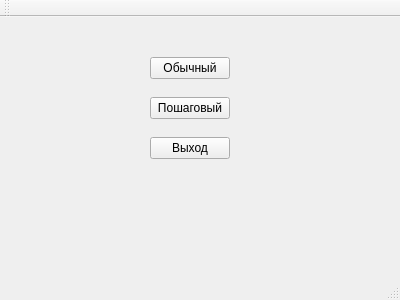
<?xml version="1.0" encoding="UTF-8"?>
<ui version="4.0">
 <class>MainWindow</class>
 <widget class="QMainWindow" name="MainWindow">
  <property name="geometry">
   <rect>
    <x>0</x>
    <y>0</y>
    <width>400</width>
    <height>300</height>
   </rect>
  </property>
  <property name="windowTitle">
   <string>MainWindow</string>
  </property>
  <widget class="QWidget" name="centralWidget">
   <widget class="QPushButton" name="simpleButton">
    <property name="geometry">
     <rect>
      <x>150</x>
      <y>40</y>
      <width>80</width>
      <height>22</height>
     </rect>
    </property>
    <property name="text">
     <string>Обычный</string>
    </property>
   </widget>
   <widget class="QPushButton" name="stepButton">
    <property name="geometry">
     <rect>
      <x>150</x>
      <y>80</y>
      <width>80</width>
      <height>22</height>
     </rect>
    </property>
    <property name="text">
     <string>Пошаговый</string>
    </property>
   </widget>
   <widget class="QPushButton" name="quitButton">
    <property name="geometry">
     <rect>
      <x>150</x>
      <y>120</y>
      <width>80</width>
      <height>22</height>
     </rect>
    </property>
    <property name="text">
     <string>Выход</string>
    </property>
   </widget>
  </widget>
  <widget class="QMenuBar" name="menuBar">
   <property name="geometry">
    <rect>
     <x>0</x>
     <y>0</y>
     <width>400</width>
     <height>19</height>
    </rect>
   </property>
  </widget>
  <widget class="QToolBar" name="mainToolBar">
   <attribute name="toolBarArea">
    <enum>TopToolBarArea</enum>
   </attribute>
   <attribute name="toolBarBreak">
    <bool>false</bool>
   </attribute>
  </widget>
  <widget class="QStatusBar" name="statusBar"/>
 </widget>
 <layoutdefault spacing="6" margin="11"/>
 <resources/>
 <connections/>
</ui>
